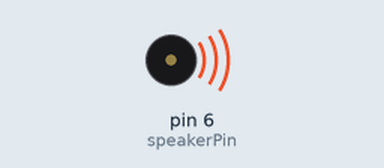
A sketch run on a simulated Arduino Uno, built with avr-gcc and run on an emulated ATmega328P. Shown: buzzer (waves = sounding).

Above: at 0.2 s.
At 5.25 s:
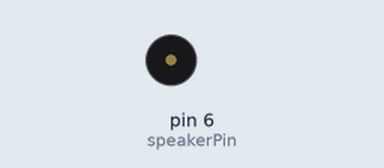
Timing chart, 0 to 5.5 s (numbered marks = the images above):
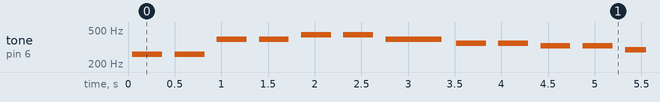

The sketch:

speaker_sifonia.ino
```cpp
int speakerPin = 6;
  //
int tamanho = 15; // numeros de notas
char notes[] = "ccggaagffeeddbcdcecdce ";//espaços pausa
int batida[] = { 1, 1, 1, 1, 1, 1, 2, 1, 1, 1, 1, 1, 1, 2, 4 };
int tempo = 300;

void playTone(int tone, int duration) {
    for (long x = 0; x < duration * 1000L; x += tone * 2) {
      digitalWrite(speakerPin,HIGH);
      delayMicroseconds(tone);
      digitalWrite(speakerPin, LOW);
      delayMicroseconds(tone);
    }
}

void playNote (char note , int duration) {
   char names[] = {'c', 'd', 'e', 'f', 'g', 'a', 'b', 'C'};
   int tones[] = {1915, 1700, 1519, 1432, 1275, 1136, 1014, 956};

   for (int x = 0; x < 20 ; x++){
    if (names[x] == note) {
        playTone(tones[x],duration);

    }

   }
}

void setup() {
  pinMode(speakerPin,OUTPUT);

}

void loop() {

  for (int x = 0; x < tamanho; x++){
    if (notes[x] == ' '){
       delay(batida[x] * tempo);// rest
    } else {
       playNote(notes[x], batida[x] * tempo );

    }
     // pausa entre as notas
    delay(tempo /2);
  }
}
```

Measured:
- by itself, tone on pin 6 (speakerPin): plays 260 Hz for 0.32 s, 260 Hz for 0.32 s, 391 Hz for 0.32 s, 391 Hz for 0.32 s, 438 Hz for 0.32 s, 438 Hz for 0.32 s … (237 notes in this stretch)
